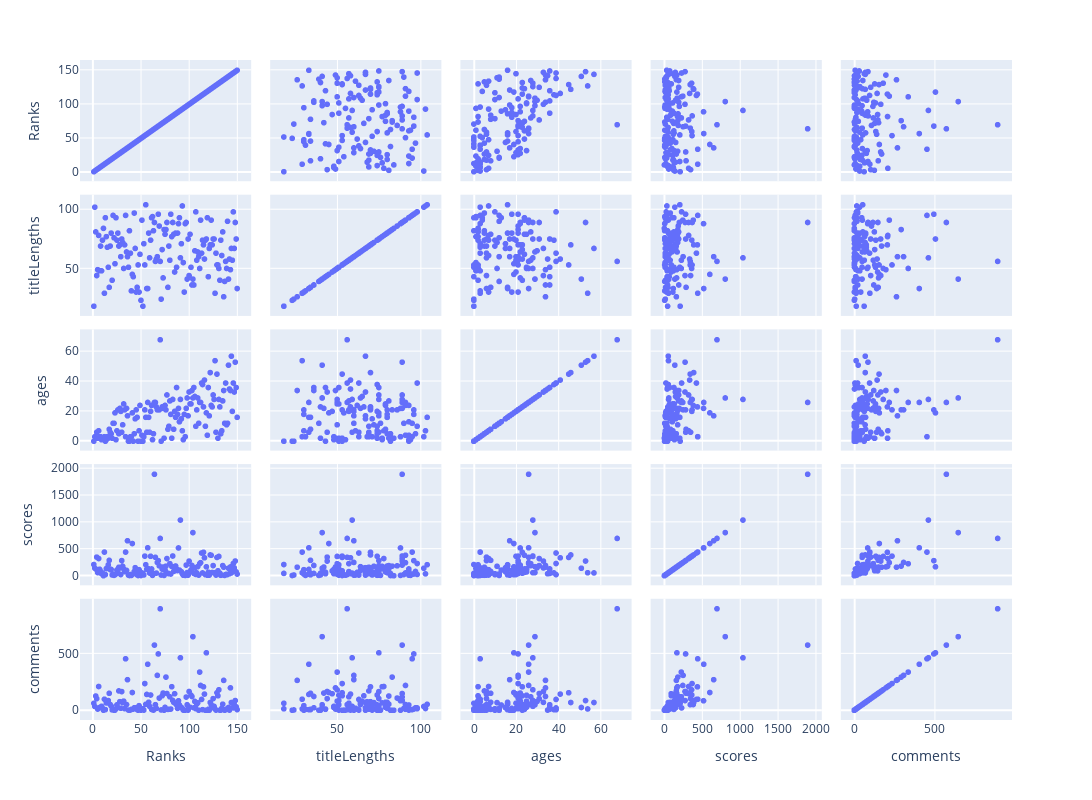

The cell this chart's notebook holds for it:
### Code cell
import plotly.express as px
scatterData = df.loc[:,['Ranks', 'titleLengths', 'ages', 'scores', 'comments']]
fig = px.scatter_matrix(scatterData, dimensions=['Ranks', 'titleLengths', 'ages', 'scores', 'comments'])
fig.update_layout(height=800, width=1200)
fig.show()

### Figure 1 — Plotly figure (JSON) as saved in the notebook; plotly's stock layout.template omitted (floating-point values rounded to 4 significant figures; data arrays with more than 128 entries replaced by an {"elided": "..."} marker saying what was removed)
{"data": [{"dimensions": [{"axis": {"matches": true}, "label": "Ranks", "values": {"elided": "150 int values"}}, {"axis": {"matches": true}, "label": "titleLengths", "values": {"elided": "150 int values"}}, {"axis": {"matches": true}, "label": "ages", "values": {"elided": "150 int values"}}, {"axis": {"matches": true}, "label": "scores", "values": {"elided": "150 int values"}}, {"axis": {"matches": true}, "label": "comments", "values": {"elided": "150 int values"}}], "hovertemplate": "%{xaxis.title.text}=%{x}<br>%{yaxis.title.text}=%{y}<extra></extra>", "legendgroup": "", "marker": {"color": "#636efa", "symbol": "circle"}, "name": "", "showlegend": false, "type": "splom"}], "layout": {"dragmode": "select", "height": 800, "legend": {"tracegroupgap": 0}, "margin": {"t": 60}, "width": 1200}}
